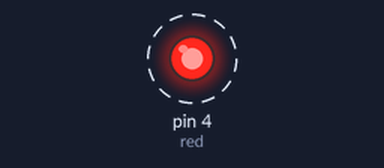
A sketch run on a simulated Arduino Uno, built with avr-gcc and run on an emulated ATmega328P. Shown: output pins drawn as LEDs (lit = HIGH). Dashed ring = blinking.

Above: at 0.5 s.
Timing chart, 0 to 4.6 s (numbered marks = the images above):
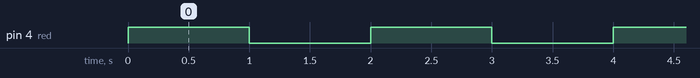

The sketch:

BlinkExternalLEDChallenge.ino
```cpp
int red=4;
int delayTime=1000;
void setup() {
  pinMode(red,OUTPUT);
}

void loop() {
  digitalWrite(red,HIGH);
  delay(delayTime);
  digitalWrite(red,LOW);
  delay(delayTime);
}
```

Measured:
- by itself, pin 4 (red): alternates HIGH for 1.0 s and LOW for 1.0 s
